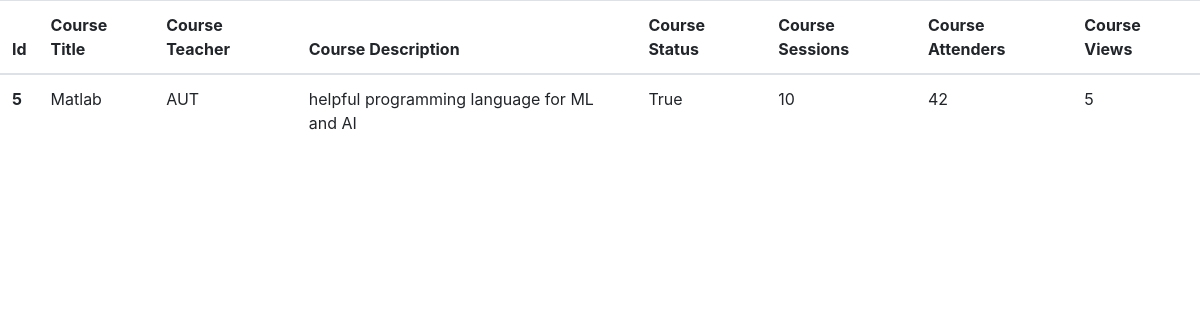
Screenshot of /course/information/5 with the database file from the repository.
### courses_app/models.py (models this page shows, shortened)
class Course(models.Model) :
    title = models.CharField(max_length=30)
    teacher_fullname = models.CharField(max_length=30)
    description = models.TextField()
    status = models.BooleanField(default=True)
    attenders = models.IntegerField(default=0)
    sessions = models.IntegerField(default=0)
    views_count = models.IntegerField(default=0)

### courses_app/views.py (the view)
# urls.py: path("information/<int:course_id>",views.course_information)
def course_information(request , course_id):
     course = Course.objects.get(id = course_id)
     course.views_count -=-1
     course.save()
     return render(request , "courses_app/course_information.html" , context={ "course" : course})

### courses_app/templates/courses_app/course_information.html (shortened to what this page needs)
<!DOCTYPE html>
<html lang="en">
<head>
    <link rel="stylesheet" href="https://cdn.jsdelivr.net/npm/bootstrap@4.6.1/dist/css/bootstrap.min.css">
</head>
<body>
    <div class="table">
        <table class="table">
            <thead>
              <tr>
                <th scope="col">Id</th>
                <th scope="col">Course Title</th>
                <th scope="col">Course Teacher</th>
                <th scope="col">Course Description</th>
                <th scope="col">Course Status</th>
                <th scope="col">Course Sessions</th>
                <th scope="col">Course Attenders</th>
                <th scope="col">Course Views</th>
              </tr>
            </thead>
            <tbody>
              <tr>
                <th scope="row">{{course.id}}</th>
                <td>{{course.title}}</td>
                <td>{{course.teacher_fullname}}</td>
                <td>{{course.description}}</td>
                <td>{{course.status}}</td>
                <td>{{course.sessions}}</td>
                <td>{{course.attenders}}</td>
                <td>{{course.views_count}}</td>
              </tr>
            </tbody>
          </table>
    </div>
</body>
</html>

### rows the page displays
Course: id "5", title "Matlab", teacher_fullname "AUT", description "helpful programming language for ML and AI", status "True", sessions "10", attenders "42", views_count "5"
